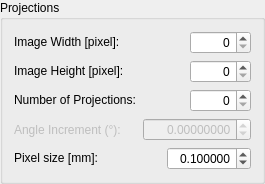
                      <widget class="QGroupBox" name="GrBox_Projections">
                       <property name="sizePolicy">
                        <sizepolicy hsizetype="Preferred" vsizetype="Preferred">
                         <horstretch>0</horstretch>
                         <verstretch>2</verstretch>
                        </sizepolicy>
                       </property>
                       <property name="title">
                        <string>Projections</string>
                       </property>
                       <layout class="QGridLayout" name="gridLayout">
                        <item row="0" column="0">
                         <widget class="QLabel" name="label_ImageWidth">
                          <property name="sizePolicy">
                           <sizepolicy hsizetype="Fixed" vsizetype="Fixed">
                            <horstretch>0</horstretch>
                            <verstretch>0</verstretch>
                           </sizepolicy>
                          </property>
                          <property name="text">
                           <string>Image Width [pixel]:</string>
                          </property>
                         </widget>
                        </item>
                        <item row="0" column="1">
                         <layout class="QHBoxLayout" name="horizontalLayout">
                          <item>
                           <spacer name="horizontalSpacer">
                            <property name="orientation">
                             <enum>Qt::Horizontal</enum>
                            </property>
                            <property name="sizeType">
                             <enum>QSizePolicy::MinimumExpanding</enum>
                            </property>
                            <property name="sizeHint" stdset="0">
                             <size>
                              <width>1</width>
                              <height>18</height>
                             </size>
                            </property>
                           </spacer>
                          </item>
                          <item>
                           <widget class="QSpinBox" name="SBox_ImgWidth">
                            <property name="sizePolicy">
                             <sizepolicy hsizetype="Preferred" vsizetype="Fixed">
                              <horstretch>0</horstretch>
                              <verstretch>0</verstretch>
                             </sizepolicy>
                            </property>
                            <property name="alignment">
                             <set>Qt::AlignRight|Qt::AlignTrailing|Qt::AlignVCenter</set>
                            </property>
                            <property name="minimum">
                             <number>0</number>
                            </property>
                            <property name="maximum">
                             <number>10000</number>
                            </property>
                            <property name="value">
                             <number>0</number>
                            </property>
                           </widget>
                          </item>
                         </layout>
                        </item>
                        <item row="1" column="0">
                         <widget class="QLabel" name="label_ImageHeight">
                          <property name="sizePolicy">
                           <sizepolicy hsizetype="Fixed" vsizetype="Fixed">
                            <horstretch>0</horstretch>
                            <verstretch>0</verstretch>
                           </sizepolicy>
                          </property>
                          <property name="text">
                           <string>Image Height [pixel]:</string>
                          </property>
                         </widget>
                        </item>
                        <item row="1" column="1">
                         <layout class="QHBoxLayout" name="horizontalLayout_2">
                          <item>
                           <spacer name="horizontalSpacer_2">
                            <property name="orientation">
                             <enum>Qt::Horizontal</enum>
                            </property>
                            <property name="sizeType">
                             <enum>QSizePolicy::MinimumExpanding</enum>
                            </property>
                            <property name="sizeHint" stdset="0">
                             <size>
                              <width>1</width>
                              <height>18</height>
                             </size>
                            </property>
                           </spacer>
                          </item>
                          <item>
                           <widget class="QSpinBox" name="SBox_ImgHeight">
                            <property name="sizePolicy">
                             <sizepolicy hsizetype="Preferred" vsizetype="Fixed">
                              <horstretch>0</horstretch>
                              <verstretch>0</verstretch>
                             </sizepolicy>
                            </property>
                            <property name="alignment">
                             <set>Qt::AlignRight|Qt::AlignTrailing|Qt::AlignVCenter</set>
                            </property>
                            <property name="minimum">
                             <number>0</number>
                            </property>
                            <property name="maximum">
                             <number>10000</number>
                            </property>
                            <property name="value">
                             <number>0</number>
                            </property>
                           </widget>
                          </item>
                         </layout>
                        </item>
                        <item row="2" column="0">
                         <widget class="QLabel" name="label_NumProjections">
                          <property name="sizePolicy">
                           <sizepolicy hsizetype="Fixed" vsizetype="Fixed">
                            <horstretch>0</horstretch>
                            <verstretch>0</verstretch>
                           </sizepolicy>
                          </property>
                          <property name="text">
                           <string>Number of Projections:</string>
                          </property>
                         </widget>
                        </item>
                        <item row="2" column="1">
                         <layout class="QHBoxLayout" name="horizontalLayout_3">
                          <item>
                           <spacer name="horizontalSpacer_3">
                            <property name="orientation">
                             <enum>Qt::Horizontal</enum>
                            </property>
                            <property name="sizeType">
                             <enum>QSizePolicy::MinimumExpanding</enum>
                            </property>
                            <property name="sizeHint" stdset="0">
                             <size>
                              <width>1</width>
                              <height>18</height>
                             </size>
                            </property>
                           </spacer>
                          </item>
                          <item>
                           <widget class="QSpinBox" name="SBox_NumberOfProjections">
                            <property name="sizePolicy">
                             <sizepolicy hsizetype="Preferred" vsizetype="Fixed">
                              <horstretch>0</horstretch>
                              <verstretch>0</verstretch>
                             </sizepolicy>
                            </property>
                            <property name="alignment">
                             <set>Qt::AlignRight|Qt::AlignTrailing|Qt::AlignVCenter</set>
                            </property>
                            <property name="minimum">
                             <number>0</number>
                            </property>
                            <property name="maximum">
                             <number>99999</number>
                            </property>
                            <property name="value">
                             <number>0</number>
                            </property>
                           </widget>
                          </item>
                         </layout>
                        </item>
                        <item row="3" column="0">
                         <widget class="QLabel" name="label_AngleIncr">
                          <property name="enabled">
                           <bool>false</bool>
                          </property>
                          <property name="text">
                           <string>Angle Increment (°):</string>
                          </property>
                         </widget>
                        </item>
                        <item row="3" column="1">
                         <layout class="QHBoxLayout" name="horizontalLayout_4">
                          <item>
                           <spacer name="horizontalSpacer_4">
                            <property name="orientation">
                             <enum>Qt::Horizontal</enum>
                            </property>
                            <property name="sizeType">
                             <enum>QSizePolicy::MinimumExpanding</enum>
                            </property>
                            <property name="sizeHint" stdset="0">
                             <size>
                              <width>1</width>
                              <height>18</height>
                             </size>
                            </property>
                           </spacer>
                          </item>
                          <item>
                           <widget class="QDoubleSpinBox" name="DSBox_AngleIncr">
                            <property name="enabled">
                             <bool>false</bool>
                            </property>
                            <property name="sizePolicy">
                             <sizepolicy hsizetype="Preferred" vsizetype="Fixed">
                              <horstretch>0</horstretch>
                              <verstretch>0</verstretch>
                             </sizepolicy>
                            </property>
                            <property name="alignment">
                             <set>Qt::AlignRight|Qt::AlignTrailing|Qt::AlignVCenter</set>
                            </property>
                            <property name="decimals">
                             <number>8</number>
                            </property>
                            <property name="minimum">
                             <double>-360.000000000000000</double>
                            </property>
                            <property name="maximum">
                             <double>360.000000000000000</double>
                            </property>
                            <property name="singleStep">
                             <double>0.100000000000000</double>
                            </property>
                            <property name="value">
                             <double>0.000000000000000</double>
                            </property>
                           </widget>
                          </item>
                         </layout>
                        </item>
                        <item row="4" column="0">
                         <widget class="QLabel" name="label_PixelSize">
                          <property name="sizePolicy">
                           <sizepolicy hsizetype="Fixed" vsizetype="Fixed">
                            <horstretch>0</horstretch>
                            <verstretch>0</verstretch>
                           </sizepolicy>
                          </property>
                          <property name="text">
                           <string>Pixel size [mm]:</string>
                          </property>
                         </widget>
                        </item>
                        <item row="4" column="1">
                         <layout class="QHBoxLayout" name="horizontalLayout_5">
                          <item>
                           <spacer name="horizontalSpacer_5">
                            <property name="orientation">
                             <enum>Qt::Horizontal</enum>
                            </property>
                            <property name="sizeType">
                             <enum>QSizePolicy::MinimumExpanding</enum>
                            </property>
                            <property name="sizeHint" stdset="0">
                             <size>
                              <width>1</width>
                              <height>18</height>
                             </size>
                            </property>
                           </spacer>
                          </item>
                          <item>
                           <widget class="QDoubleSpinBox" name="DSBOX_PixelSize">
                            <property name="sizePolicy">
                             <sizepolicy hsizetype="Preferred" vsizetype="Fixed">
                              <horstretch>0</horstretch>
                              <verstretch>0</verstretch>
                             </sizepolicy>
                            </property>
                            <property name="alignment">
                             <set>Qt::AlignRight|Qt::AlignTrailing|Qt::AlignVCenter</set>
                            </property>
                            <property name="decimals">
                             <number>6</number>
                            </property>
                            <property name="minimum">
                             <double>0.000100000000000</double>
                            </property>
                            <property name="maximum">
                             <double>10.000000000000000</double>
                            </property>
                            <property name="singleStep">
                             <double>0.000100000000000</double>
                            </property>
                            <property name="value">
                             <double>0.100000000000000</double>
                            </property>
                           </widget>
                          </item>
                         </layout>
                        </item>
                       </layout>
                      </widget>
